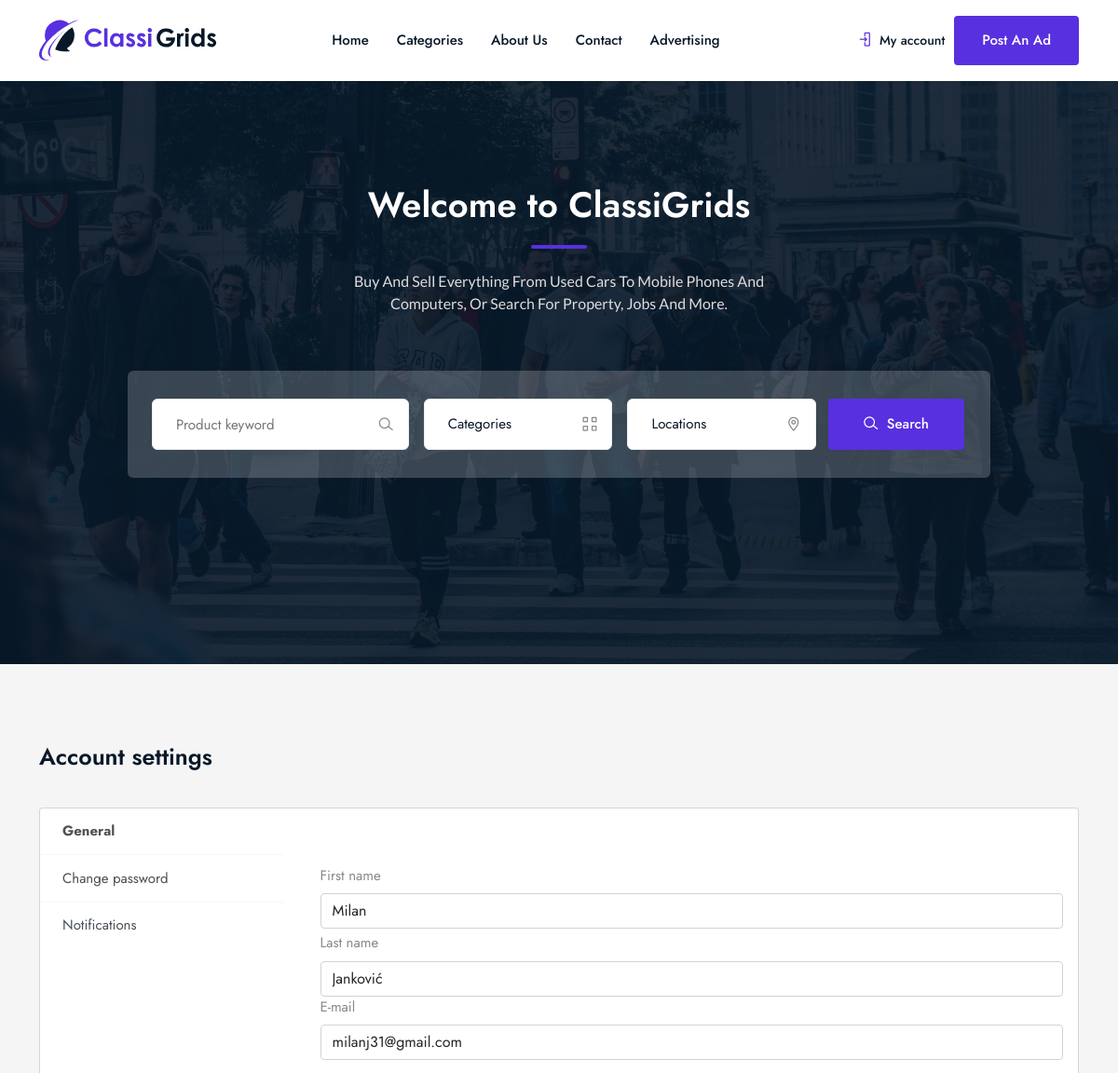
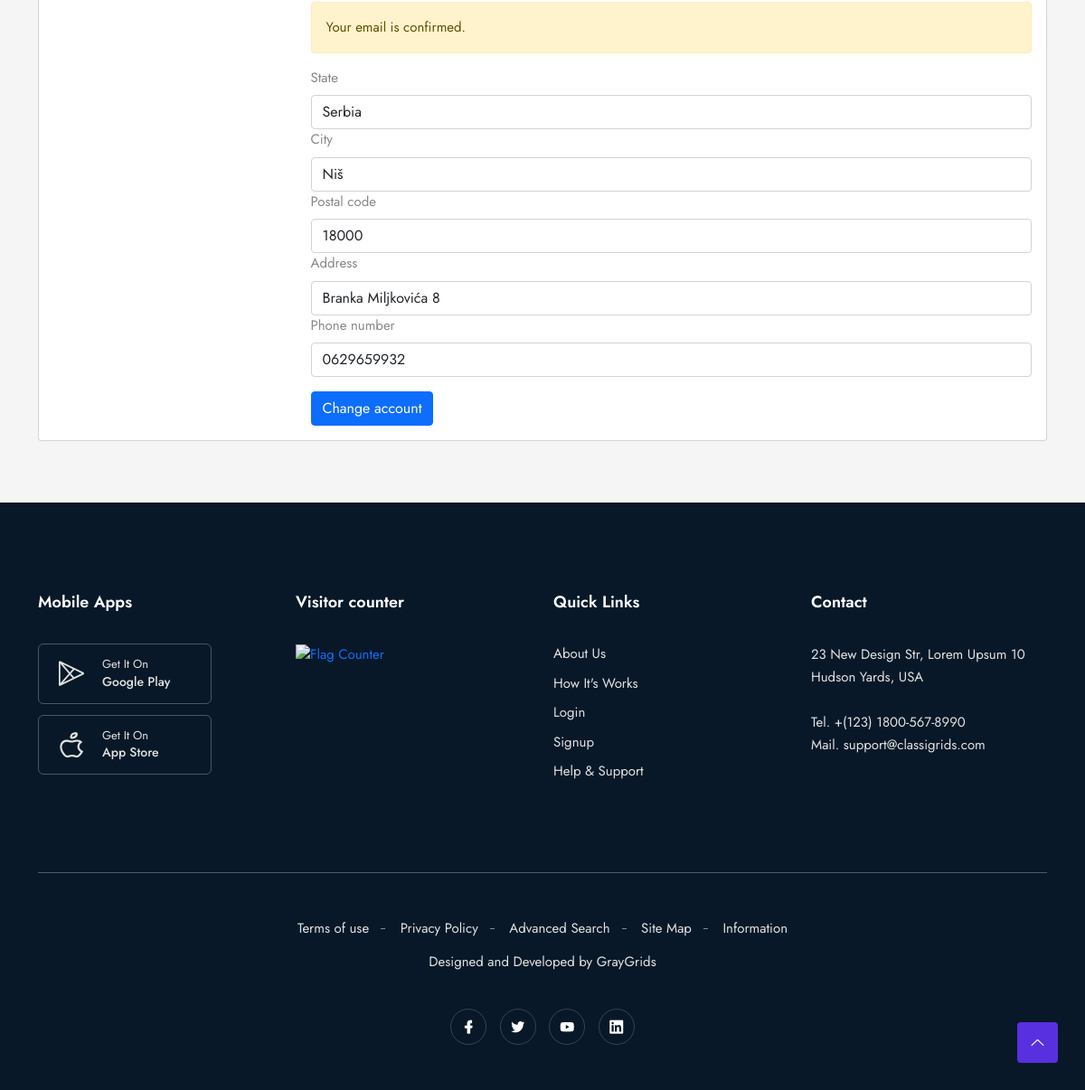
The page /my-account.php (signed in) on the database its author committed (2 pictures, top to bottom).
### tables this page shows
CREATE TABLE `users` (
  `id` int(11) NOT NULL,
  `first_name` varchar(211) NOT NULL,
  `last_name` varchar(211) NOT NULL,
  `state` varchar(211) NOT NULL,
  `city` varchar(211) NOT NULL,
  `postal_code` varchar(211) NOT NULL,
  `address` varchar(211) NOT NULL,
  `email` varchar(211) NOT NULL,
  `phone_number` varchar(211) NOT NULL,
  `password` varchar(211) NOT NULL,
  `banned` int(211) NOT NULL DEFAULT 0,
  `active` int(11) NOT NULL DEFAULT 1,
  `token` varchar(211) DEFAULT NULL,
  `is_admin` int(11) NOT NULL DEFAULT 0,
  `created_at` datetime NOT NULL
);

### include/db.inc.php (called while the page is built, shortened)
<?php
class DbConnect {
	private $host = HOST;
	private $dbname = DBNAME;
	private $username = USERNAME;
	private $password = PASSWORD;
	protected function connect() {
		try {
		$sql = 'mysql:host='. $this -> host .';dbname='. $this -> dbname ;
		$pdo = new PDO ( $sql , $this -> username , $this -> password );
		$pdo -> setAttribute( PDO::ATTR_DEFAULT_FETCH_MODE , PDO::FETCH_ASSOC );
		$pdo -> setAttribute ( PDO::ATTR_ERRMODE , PDO::ERRMODE_EXCEPTION );
		$pdo -> exec( 'set names utf8');
		return $pdo;
		} catch ( PDOException $e ){
			echo $e -> getMessage();
		}
	}
}

### classes/user.class.php (called while the page is built, shortened)
<?php
class User extends DbConnect{
public function getUserDetailsById($id){
	$sql = 'select * from users where id = ? limit 1 ';
	$query = $this -> connect()-> prepare($sql);
	$query -> execute([ $id ]);
	$userInfo = $query -> fetch();
	return $userInfo;
}
}

### my-account.php (the view, shortened to what this page needs)
<?php require_once 'include/db.inc.php' ?>
<!DOCTYPE html>
<html class="no-js" lang="zxx">
<head>
   <?php require_once 'partials/__head.php' ?>
</head>
<body>
<?php require_once 'partials/__header.php' ?>
<?php require_once 'partials/__hero_section.php' ?>
<br><br><br>
<div class="container light-style flex-grow-1 container-p-y">
    <h4 class="font-weight-bold py-3 mb-4">
      Account settings
    </h4>
    <div class="card overflow-hidden">
      <div class="row no-gutters row-bordered row-border-light">
        <div class="col-md-3 pt-0">
          <div class="list-group list-group-flush account-settings-links">
            <a class="list-group-item list-group-item-action active" data-toggle="list" href="#account-general">General</a>
            <a class="list-group-item list-group-item-action" data-toggle="list" href="#account-change-password">Change password</a>
            <a class="list-group-item list-group-item-action" data-toggle="list" href="#account-notifications">Notifications</a>
          </div>
        </div>
        <div class="col-md-9">
          <div class="tab-content">
            <div class="tab-pane fade active show" id="account-general">
<?php
$user = new User();
$user_id = $_SESSION['user_id'];
$first_name = $user -> getUserDetailsById($user_id)['first_name'];
$last_name = $user -> getUserDetailsById($user_id)['last_name'];
$email = $user -> getUserDetailsById($user_id)['email'];
$state = $user -> getUserDetailsById($user_id)['state'];
$city = $user -> getUserDetailsById($user_id)['city'];
$postal_code = $user -> getUserDetailsById($user_id)['postal_code'];
$address = $user -> getUserDetailsById($user_id)['address'];
$phone_number = $user -> getUserDetailsById($user_id)['phone_number'];
echo '<br>';
echo '<br>';
 ?>
              <form action="my-account.php" method="POST">
              <div class="card-body">
                <div class="form-group">
                  <label class="form-label">First name</label>
                  <input type="text" class="form-control mb-1" name="first_name" value="<?php echo $first_name; ?>">
                </div>
                <div class="form-group">
                  <label class="form-label">Last name</label>
                  <input type="text" class="form-control" name="last_name" value="<?php echo $last_name; ?>">
                </div>
                <div class="form-group">
                  <label class="form-label">E-mail</label>
                  <input type="text" class="form-control mb-1" name="email" value="<?php echo $email; ?>">
                  <div class="alert alert-warning mt-3">
                    Your email is confirmed.
                  </div>
                </div>
                <div class="form-group">
                  <label class="form-label">State</label>
                  <input type="text" class="form-control" name="state" value="<?php echo $state; ?>">
                </div>
                <div class="form-group">
                  <label class="form-label">City</label>
                  <input type="text" class="form-control" name="city" value="<?php echo $city; ?>">
                </div>
                <div class="form-group">
                  <label class="form-label">Postal code</label>
                  <input type="text" class="form-control" name="postal_code" value="<?php echo $postal_code; ?>">
                </div>
                <div class="form-group">
                  <label class="form-label">Address</label>
                  <input type="text" class="form-control" name="address" value="<?php echo $address; ?>">
                </div>
                <div class="form-group">
                  <label class="form-label">Phone number</label>
                  <input type="text" class="form-control" name="phone_number" value="<?php echo $phone_number; ?>">
                </div>
                 <div class="text-right mt-3">
      <button type="submit" class="btn btn-primary" name="changeAccount" >Change account</button>&nbsp;
    </div>
</form>
              </div>
            </div>
          </div>
        </div>
      </div>
    </div>
<br><br><br>
<?php require_once 'partials/__footer.php' ?>
    <a href="#" class="scroll-top btn-hover">
        <i class="lni lni-chevron-up"></i>
    </a>
</body>
</html>

### my-account.php (style rules this page uses)
body { background: #f5f5f5; margin-top:20px; }
.btn { cursor: pointer; }
.card { background-clip: padding-box; box-shadow: 0 1px 4px rgba(24,28,33,0.012); }
.row-bordered { overflow: hidden; }
.account-settings-links .list-group-item.active { font-weight: bold !important; }
html:not(.dark-style) .account-settings-links .list-group-item.active { background: transparent !important; }
.light-style .account-settings-links .list-group-item { padding: 0.85rem 1.5rem; border-color: rgba(24, 28, 33, 0.03) !important; }
.light-style .account-settings-links .list-group-item.active { color: #4e5155 !important; }
.light-style .account-settings-links .list-group-item.active { color: #4E5155 !important; }
.light-style .account-settings-links .list-group-item { padding: 0.85rem 1.5rem; border-color: rgba(24,28,33,0.03) !important; }

### rows shown on the page
users: first_name "Milan", last_name "Janković", email "milanj31@gmail.com", state "Serbia", city "Niš", postal_code "18000", address "Branka Miljkovića 8", phone_number "0629659932"
